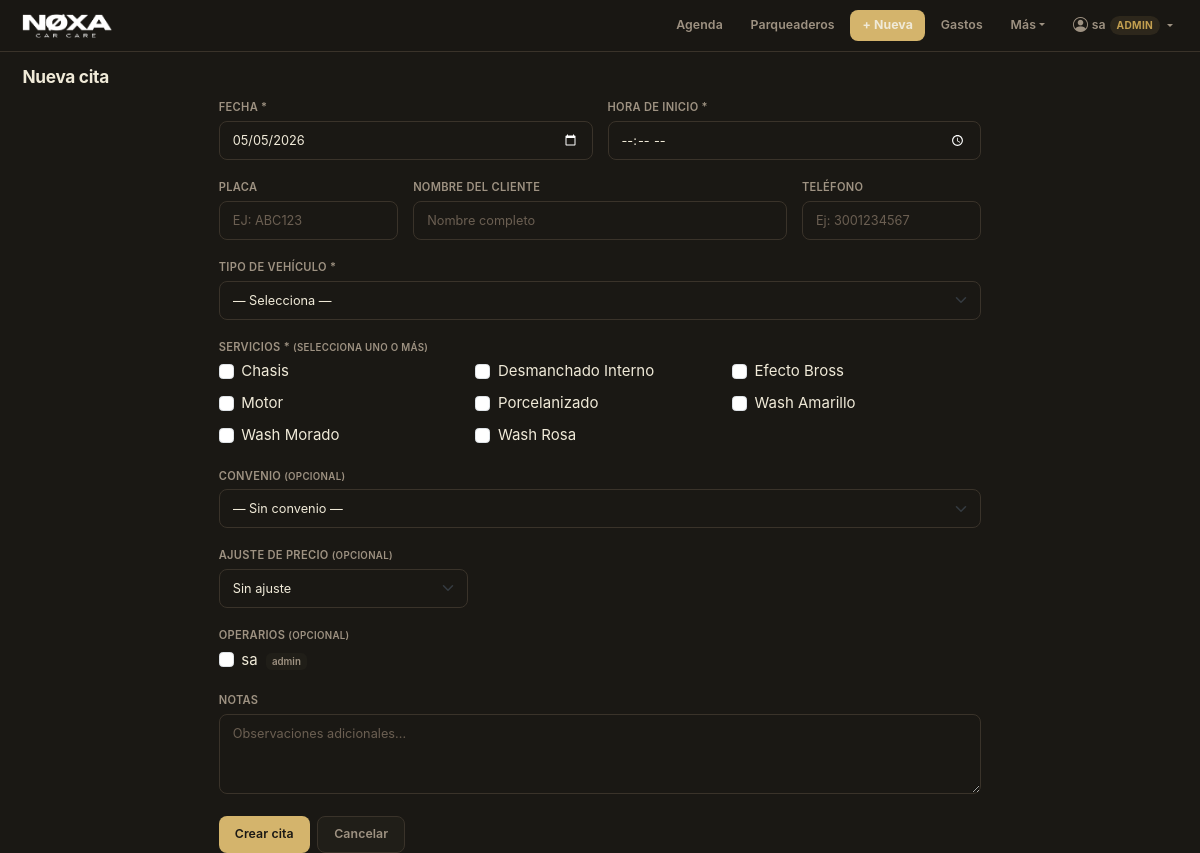
Screenshot of /appointments/new (signed in) with the database file from the repository.
### app.py (models this page shows, shortened)
class User(db.Model):
    __tablename__ = "users"
    id           = db.Column(db.Integer, primary_key=True)
    username     = db.Column(db.String(80), nullable=False, unique=True)
    password_hash= db.Column(db.String(256), nullable=False)
    role         = db.Column(db.String(20), nullable=False, default="operario")
    is_active    = db.Column(db.Boolean, default=True)
    created_at   = db.Column(db.DateTime, nullable=False, default=datetime.utcnow)
    must_change_password = db.Column(db.Boolean, default=False)

class Service(db.Model):
    __tablename__ = "services"
    id = db.Column(db.Integer, primary_key=True)
    name = db.Column(db.String(120), nullable=False, unique=True)
    duration_minutes = db.Column(db.Integer, nullable=False)
    is_active = db.Column(db.Boolean, default=True)

### app.py (the view, shortened to what this page needs)
@app.route("/appointments/new", methods=["GET", "POST"])
def new_appointment():
    services = Service.query.filter_by(is_active=True).order_by(Service.name).all()
    vehicle_types = VehicleType.query.filter_by(is_active=True).order_by(VehicleType.name).all()
    agreements = Agreement.query.filter_by(is_active=True).order_by(Agreement.name).all()
    operators_list = User.query.filter(
        User.is_active == True,
        User.role.in_(["operario", "lider", "admin"])
    ).order_by(User.username).all()
    return render_template(
        "new_appointment.html",
        services=services,
        vehicle_types=vehicle_types,
        agreements=agreements,
        operators_list=operators_list,
        today=date.today().isoformat()
    )

### app.py (called while the page is built)
@app.before_request
def require_login():
    endpoint = request.endpoint
    if endpoint in PUBLIC_ENDPOINTS:
        return
    user_id = session.get("user_id")
    if not user_id:
        return redirect(url_for("login", next=request.path))
    user = User.query.get(user_id)
    if not user or not user.is_active:
        session.clear()
        return redirect(url_for("login"))
    g.current_user = user
    if bool(user.must_change_password) and endpoint not in CHANGE_PWD_ENDPOINTS:
        flash("Debes cambiar tu contraseña antes de continuar.", "warning")
        return redirect(url_for("change_password"))
    if user.role == "operario" and endpoint not in OPERARIO_ENDPOINTS:
        flash("No tienes permiso para acceder a esa sección.", "danger")
        return redirect(url_for("calendar_view"))

@app.context_processor
def inject_user():
    return {"current_user": getattr(g, "current_user", None)}

### templates/new_appointment.html
{% extends "base.html" %}
{% block content %}
<h2>Nueva cita</h2>
{% include "appointment_form.html" %}
{% endblock %}

### templates/base.html (shortened to what this page needs)
<!doctype html>
<html lang="es">
<head>
  <link href="https://cdn.jsdelivr.net/npm/bootstrap@5.3.3/dist/css/bootstrap.min.css" rel="stylesheet">
  <link href="https://cdn.jsdelivr.net/npm/bootstrap-icons@1.11.3/font/bootstrap-icons.min.css" rel="stylesheet">
</head>
<body>
<nav class="navbar navbar-expand-lg mb-0"
     style="background:rgba(26,24,20,0.95);backdrop-filter:blur(20px);-webkit-backdrop-filter:blur(20px);border-bottom:1px solid var(--border);">
  <div class="container-fluid px-3">
    <a class="navbar-brand" href="{{ url_for('calendar_view') }}" style="padding:0;">
      <img src="{{ url_for('static', filename='img/logotipo.png') }}" alt="Agenda Detailing" class="navbar-logo"
        onerror="this.style.display='none';this.insertAdjacentHTML('afterend','<span class=\'navbar-brand-text\'>Agenda</span>');">
    </a>
    <div class="collapse navbar-collapse justify-content-end" id="navbarContent">
      <div class="d-flex flex-column flex-lg-row align-items-lg-center gap-1 py-2 py-lg-0">
        <a class="nav-link-custom" href="{{ url_for('calendar_view') }}">Agenda</a>
        <a class="nav-link-custom" href="{{ url_for('parking_list') }}">Parqueaderos</a>
        <a class="nav-link-custom nav-link-accent" href="{{ url_for('new_appointment') }}">+ Nueva</a>
        <a class="nav-link-custom" href="{{ url_for('expenses_new') }}">Gastos</a>
        <div class="dropdown">
          <button class="nav-link-custom border-0 bg-transparent dropdown-toggle"
                  type="button" data-bs-toggle="dropdown" aria-expanded="false">Más</button>
        </div>
        {% if current_user %}
        <div class="dropdown">
          <button class="nav-link-custom border-0 bg-transparent dropdown-toggle d-flex align-items-center gap-1"
                  type="button" data-bs-toggle="dropdown" aria-expanded="false">
            <i class="bi bi-person-circle" style="font-size:1rem;"></i>
            <span>{{ current_user.username }}</span>
            <span style="font-size:0.68rem;padding:2px 7px;border-radius:20px;background:var(--accent-bg);color:var(--accent-dk);font-weight:700;text-transform:uppercase;letter-spacing:0.3px;">{{ current_user.role }}</span>
          </button>
        </div>
        {% endif %}
      </div>
    </div>
  </div>
</nav>
<div class="container-fluid px-3 px-lg-4 pt-3">
  {% block content %}{% endblock %}
</div>
</body>
</html>

### templates/appointment_form.html (shortened to what this page needs)
{% set is_edit = (mode is defined and mode == "edit") %}
<div class="row justify-content-center">
  <div class="col-lg-8">
    <form method="POST"
          action="{{ url_for('edit_appointment', appointment_id=appointment.id) if is_edit else url_for('new_appointment') }}">
      <div class="row g-3 mb-3">
        <div class="col-sm-6">
          <label class="form-label">Fecha *</label>
          <input type="date"
                 name="date"
                 class="form-control bg-dark text-light border-secondary"
                 value="{{ today }}"
                 required>
        </div>
        <div class="col-sm-6">
          <label class="form-label">Hora de inicio *</label>
          <input type="time"
                 name="start_time"
                 class="form-control bg-dark text-light border-secondary"
                 value="{{ appointment.start_datetime.strftime('%H:%M') if is_edit else '' }}"
                 required>
        </div>
      </div>
      <div class="row g-3 mb-3">
        <div class="col-sm-3">
          <label class="form-label">Placa</label>
          <input type="text"
                 name="plate"
                 id="plate"
                 class="form-control bg-dark text-light border-secondary"
                 placeholder="Ej: ABC123"
                 value="{{ appointment.plate or '' if is_edit else '' }}"
                 autocomplete="off"
                 list="platesSuggestions"
                 style="text-transform: uppercase;">
        </div>
        <div class="col-sm-6">
          <label class="form-label">Nombre del cliente</label>
          <input type="text"
                 name="customer_name"
                 id="customer_name"
                 class="form-control bg-dark text-light border-secondary"
                 placeholder="Nombre completo"
                 value="{{ appointment.customer_name or '' if is_edit else '' }}"
                 autocomplete="off"
                 list="namesSuggestions">
        </div>
        <div class="col-sm-3">
          <label class="form-label">Teléfono</label>
          <input type="text"
                 name="phone"
                 id="phone"
                 class="form-control bg-dark text-light border-secondary"
                 placeholder="Ej: 3001234567"
                 value="{{ appointment.phone or '' if is_edit else '' }}">
        </div>
      </div>
      <div class="mb-3">
        <label class="form-label">Tipo de vehículo *</label>
        <select name="vehicle_type_id"
                id="vehicle_type_id"
                class="form-select bg-dark text-light border-secondary"
                required>
          <option value="">— Selecciona —</option>
        </select>
      </div>
      <div class="mb-3">
        <label class="form-label">Servicios * <small class="text-secondary">(selecciona uno o más)</small></label>
        <div class="row g-2">
          {% set selected_services = appointment.services.split(', ') if is_edit else [] %}
          {% for svc in services %}
            <div class="col-sm-4 col-6">
              <div class="form-check">
                <input class="form-check-input service-checkbox"
                       type="checkbox"
                       name="service_ids"
                       id="svc_{{ svc.id }}"
                       value="{{ svc.id }}"
                       {% if is_edit and svc.name in selected_services %}checked{% endif %}>
                <label class="form-check-label" for="svc_{{ svc.id }}">
                  {{ svc.name }}
                </label>
              </div>
            </div>
          {% endfor %}
        </div>
      </div>
      <div class="mb-3">
        <label class="form-label">Convenio <small class="text-secondary">(opcional)</small></label>
        <select name="agreement_id"
                id="agreement_id"
                class="form-select bg-dark text-light border-secondary"
                onchange="toggleNewAgreementForm()">
          <option value="">— Sin convenio —</option>
        </select>
      </div>
      <div class="mb-3">
        <label class="form-label">Ajuste de precio <small class="text-secondary">(opcional)</small></label>
        <div class="row g-2">
          <div class="col-sm-4">
            <select name="booking_adjustment_type"
                    id="booking_adjustment_type"
                    class="form-select bg-dark text-light border-secondary">
              <option value="">Sin ajuste</option>
            </select>
          </div>
        </div>
      </div>
      {% if operators_list %}
      <div class="mb-3">
        <label class="form-label">Operarios <small class="text-secondary">(opcional)</small></label>
        <div class="row g-2">
          {% set assigned_ids = appointment.operator_assignments | map(attribute='user_id') | list if is_edit else [] %}
          {% for op in operators_list %}
            <div class="col-sm-4 col-6">
              <div class="form-check">
                <input class="form-check-input"
                       type="checkbox"
                       name="operator_ids"
                       id="op_{{ op.id }}"
                       value="{{ op.id }}"
                       {% if op.id in assigned_ids %}checked{% endif %}>
                <label class="form-check-label" for="op_{{ op.id }}">
                  {{ op.username }}
                  <span class="badge bg-secondary ms-1" style="font-size:0.65rem;">{{ op.role }}</span>
                </label>
              </div>
            </div>
          {% endfor %}
        </div>
      </div>
      {% endif %}
      <div class="mb-4">
        <label class="form-label">Notas</label>
        <textarea name="notes"
                  class="form-control bg-dark text-light border-secondary"
                  rows="2"
                  placeholder="Observaciones adicionales...">{{ appointment.notes or '' if is_edit else '' }}</textarea>
      </div>
      <div class="d-flex gap-2">
        <button type="submit" class="btn btn-primary">
          {{ "Guardar cambios" if is_edit else "Crear cita" }}
        </button>
        <a href="{{ url_for('calendar_view') }}" class="btn btn-outline-secondary">
          Cancelar
        </a>
      </div>
    </form>
  </div>
</div>

### templates/base.html (style rules this page uses)
:root { color-scheme: dark; --bg: #1a1814; --bg2: #201e18; --surface: #252118; --surface2: #2e2a20; --border: #3a332a; --border2: rgba(212,180,108,0.25); --text: #f0ead8; --text2: #9e9282; --text3: #6b5f52; --accent: #d4b46c; --accent-dk: #c4a050; --accent-bg: rgba(212,180,108,0.10); --ink: #f0ead8; --radius: 12px; --radius-sm: 8px; --shadow: 0 1px 3px rgba(0,0,0,0.4), 0 4px 12px rgba(0,0,0,0.25); --shadow-sm: 0 1px 2px rgba(0,0,0,0.3); }
*, *::before, *::after { box-sizing: border-box; }
html, body { margin: 0; padding: 0; background-color: var(--bg) !important; color: var(--text); font-family: -apple-system, BlinkMacSystemFont, "Segoe UI", sans-serif; -webkit-font-smoothing: antialiased; font-size: 15px; }
.container-fluid, .container { background: transparent !important; }
h1, h2, h3, h4, h5, h6 { color: var(--text); font-weight: 700; letter-spacing: -0.3px; }
h2 { font-size: 1.15rem; }
p, span, td, li { color: var(--text2); }
.navbar-logo { height: 36px; width: auto; display: block; }
.nav-link-custom { color: var(--text2); text-decoration: none; font-size: 0.82rem; font-weight: 600; padding: 6px 12px; border-radius: var(--radius-sm); transition: color 0.15s, background 0.15s; letter-spacing: 0.1px; cursor: pointer; white-space: nowrap; }
.nav-link-accent { color: var(--ink) !important; background: var(--accent) !important; font-weight: 700; }
.btn { font-size: 0.82rem !important; font-weight: 600 !important; border-radius: var(--radius-sm) !important; padding: 8px 16px !important; transition: all 0.15s !important; box-shadow: none !important; letter-spacing: 0.1px; border: none !important; }
.btn-primary { background: var(--accent) !important; color: #1a1814 !important; }
.btn-secondary, .btn-outline-secondary { background: var(--bg2) !important; border: 1px solid var(--border) !important; color: var(--text2) !important; }
.form-control, .form-select { background-color: var(--surface) !important; border: 1.5px solid var(--border) !important; color: var(--text) !important; border-radius: var(--radius-sm) !important; box-shadow: none !important; font-size: 0.85rem !important; padding: 9px 13px !important; transition: border-color 0.15s !important; }
.form-control::placeholder { color: var(--text3) !important; }
textarea.form-control { resize: vertical; min-height: 80px; }
input[type="date"], input[type="time"] { color-scheme: dark; }
.form-label { color: var(--text2) !important; font-size: 0.74rem !important; font-weight: 600 !important; margin-bottom: 5px !important; letter-spacing: 0.3px; text-transform: uppercase; }
.border, .border-secondary { border-color: var(--border) !important; }
.bg-dark { background-color: var(--bg) !important; }
.badge.bg-secondary { background: var(--bg2) !important; color: var(--text2) !important; font-weight: 600; }
.text-secondary { color: var(--text2) !important; }
nav.navbar { position: relative; z-index: 1040; }

### rows the page displays
User: username "sa", role "ADMIN", role "admin"
Service: name "Chasis"
Service: name "Desmanchado Interno"
Service: name "Efecto Bross"
Service: name "Motor"
Service: name "Porcelanizado"
Service: name "Wash Amarillo"
Service: name "Wash Morado"
Service: name "Wash Rosa"

### other values shown
{{ "Guardar cambios" if is_edit else "Crear cita" }} "Crear cita"
